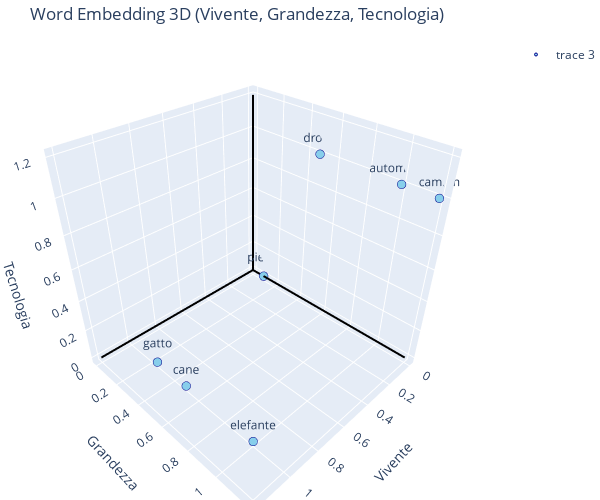

Notebook cell for this chart:
### Markdown cell above
Il seguente script crea una **rappresentazione tridimensionale (3D)** di un piccolo **word embedding**, cioè una mappa spaziale in cui ogni parola è rappresentata da un punto nello spazio, in base a **tre “dimensioni semantiche”:**

1. **Vivente** (asse X)
2. **Dimensione fisica** (asse Y)
3. **Tecnologia** (asse Z)

**Cosa fa il codice, passo per passo**

1. **Definizione dei dati**

```python
parole = {
    "gatto"      : (1, 0.25, 0),
    "cane"       : (1, 0.5, 0),
    "elefante"   : (1, 1, 0),
    "drone"      : (0, 0.5, 1),
    "automobile" : (0, 1, 1),
    "camion"     : (0, 1.2, 1),
    "pietra"     : (0, 0, 0),
}
```

Qui si definisce un **mini dizionario di parole** in cui ad ogni parola viene associata una **tripla di numeri**, come se fosse un punto in uno spazio 3D.

* `gatto`, `cane`, `elefante` hanno X = 1 → sono **esseri viventi**
* `drone`, `automobile`, `camion` hanno Z = 1 → sono **tecnologici**
* `elefante` ha Y = 1 → è **grande**, mentre `pietra` ha tutto a 0 → non è vivente, non tecnologica, piccola

> 👉 Questo è un esempio didattico: in un vero word embedding queste coordinate verrebbero apprese da un algoritmo. Qui invece sono scelte a mano per illustrare il concetto.

2. **Separazione delle coordinate**

```python
x = [v[0] for v in parole.values()]
y = [v[1] for v in parole.values()]
z = [v[2] for v in parole.values()]
labels = list(parole.keys())
```

Qui si preparano tre liste (x, y, z) che raccolgono le **coordinate di tutte le parole**, separate per asse.

3. **Disegno degli assi**

```python
assi = [
    go.Scatter3d(...),  # asse X (Vivente)
    go.Scatter3d(...),  # asse Y (Dimensione)
    go.Scatter3d(...)   # asse Z (Tecnologia)
]
```

Si disegnano tre **assi cartesiani** in nero nello spazio 3D, così da mostrare il contesto spaziale delle parole.

4. **Disegno dei punti (parole)**

```python
punti = go.Scatter3d(
    x=x, y=y, z=z,
    mode='markers+text',
    text=labels,
    ...
)
```

Ogni parola viene visualizzata come:

* un **punto azzurro**
* con una **etichetta testuale** (il nome della parola)
* posizionata secondo le coordinate definite sopra

5. **Creazione e visualizzazione della scena**

```python
fig = go.Figure(data=assi + [punti])
fig.update_layout(...)
fig.show()
```

Infine si:

* combinano gli assi + i punti in un’unica figura
* si etichettano gli assi (`Vivente`, `Dimensione`, `Tecnologia`)
* si mostra la scena interattiva in 3D


**Cosa rappresenta questa visualizzazione?**

* Le **parole sono punti** in uno spazio dove la distanza e la posizione **riflettono caratteristiche semantiche**.
* Se due parole sono vicine, significa che **hanno significati simili** lungo le dimensioni scelte.
* Se sono lontane, rappresentano **concetti diversi**.

---
**Esempi interpretativi**

* `gatto` e `cane` sono vicini → entrambi viventi, taglia simile
* `camion` e `automobile` sono vicini → non viventi, grandi, tecnologici
* `pietra` è isolata → non è vivente, non è tecnologica, è piccola
* `drone` è vicino alle auto → tecnologico, ma più piccolo

### Code cell
import plotly.graph_objects as go

# Definizione delle parole e delle coordinate semantiche
parole = {
    "gatto": (1, 0.25, 0),
    "cane": (1, 0.5, 0),
    "elefante": (1, 1, 0),
    "drone": (0, 0.5, 1),
    "automobile": (0, 1, 1),
    "camion": (0, 1.2, 1),
    "pietra": (0, 0.1, 0),
}

# Coordinate separate
x = [v[0] for v in parole.values()]
y = [v[1] for v in parole.values()]
z = [v[2] for v in parole.values()]
labels = list(parole.keys())

# Tracciamento assi manuali in nero
assi = [
    go.Scatter3d(x=[0, 1.2], y=[0, 0], z=[0, 0], mode='lines', line=dict(color='black', width=4), showlegend=False),
    go.Scatter3d(x=[0, 0], y=[0, 1.2], z=[0, 0], mode='lines', line=dict(color='black', width=4), showlegend=False),
    go.Scatter3d(x=[0, 0], y=[0, 0], z=[0, 1.2], mode='lines', line=dict(color='black', width=4), showlegend=False)
]

# Punti e testi
punti = go.Scatter3d(
    x=x, y=y, z=z,
    mode='markers+text',
    text=labels,
    textposition='top center',
    marker=dict(size=3, color='skyblue', line=dict(width=1, color='darkblue'))
)

# Composizione della figura
fig = go.Figure(data=assi + [punti])

# Specifica le dimensioni della finestra di output
fig.update_layout(
    title='Word Embedding 3D (Vivente, Grandezza, Tecnologia)',
    width=600,   # larghezza in pixel
    height=500,  # altezza in pixel
    scene=dict(
        xaxis_title='Vivente',
        yaxis_title='Grandezza',
        zaxis_title='Tecnologia',
        xaxis=dict(showspikes=False),
        yaxis=dict(showspikes=False),
        zaxis=dict(showspikes=False)
    ),
    margin=dict(l=0, r=0, b=0, t=40)
)

fig.show()

### Figure 1 — Plotly figure (JSON) as saved in the notebook; plotly's stock layout.template omitted (floating-point values rounded to 4 significant figures)
{"data": [{"line": {"color": "black", "width": 4}, "mode": "lines", "showlegend": false, "type": "scatter3d", "x": [0, 1.2], "y": [0, 0], "z": [0, 0]}, {"line": {"color": "black", "width": 4}, "mode": "lines", "showlegend": false, "type": "scatter3d", "x": [0, 0], "y": [0, 1.2], "z": [0, 0]}, {"line": {"color": "black", "width": 4}, "mode": "lines", "showlegend": false, "type": "scatter3d", "x": [0, 0], "y": [0, 0], "z": [0, 1.2]}, {"marker": {"color": "skyblue", "line": {"color": "darkblue", "width": 1}, "size": 3}, "mode": "markers+text", "text": ["gatto", "cane", "elefante", "drone", "automobile", "camion", "pietra"], "textposition": "top center", "type": "scatter3d", "x": [1, 1, 1, 0, 0, 0, 0], "y": [0.25, 0.5, 1, 0.5, 1, 1.2, 0.1], "z": [0, 0, 0, 1, 1, 1, 0]}], "layout": {"height": 500, "margin": {"b": 0, "l": 0, "r": 0, "t": 40}, "scene": {"xaxis": {"showspikes": false, "title": {"text": "Vivente"}}, "yaxis": {"showspikes": false, "title": {"text": "Grandezza"}}, "zaxis": {"showspikes": false, "title": {"text": "Tecnologia"}}}, "title": {"text": "Word Embedding 3D (Vivente, Grandezza, Tecnologia)"}, "width": 600}}
